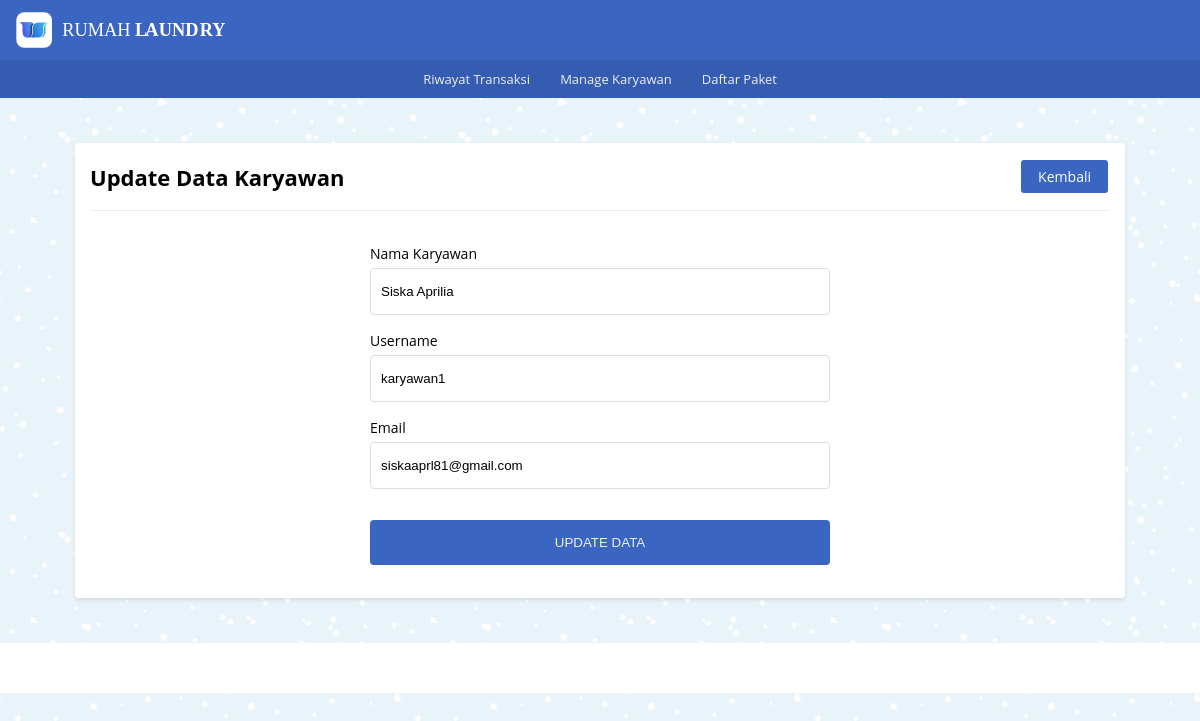
Page /karyawan/edit.php?id_user=11 on the committed database.
### tables this page shows
CREATE TABLE `master` (
  `id_user` int(11) NOT NULL,
  `nama` varchar(100) NOT NULL,
  `email` varchar(100) NOT NULL,
  `username` varchar(20) NOT NULL,
  `password` varchar(255) NOT NULL,
  `level` varchar(20) DEFAULT NULL
);

### _functions.php (called while the page is built, shortened)
<?php
$host	= 'localhost';
$user = 'root';
$pass	= '';
$db	= 'laundry_app';
$koneksi = mysqli_connect($host, $user, $pass, $db);
function query($query)
{
	global $koneksi;
	$result = mysqli_query($koneksi, $query);
	$rows = [];
	while ($row = mysqli_fetch_assoc($result)) {
		$rows[] = $row;
	}
	return $rows;
}

### karyawan/edit.php (the view, shortened to what this page needs)
<?php
	require_once('../_header.php');
	$id_user = $_GET['id_user'];
	$update = query("SELECT * FROM master WHERE id_user='$id_user'")[0];
?>
<div id="tambah_karyawan" class="main-content">
	<div class="container">
		<div class="baris">
			<div class="col mt-2">
				<div class="card">
					<div class="card-title card-flex">
						<div class="card-col">
							<h2>Update Data Karyawan</h2>
						</div>
						<div class="card-col txt-right">
							<a href="karyawan.php" class="btn-xs bg-primary">Kembali</a>
						</div>
					</div>
					<div class="card-body">
						<form action="" method="post" class="form-input">
							<div class="form-grup">
								<label for="nama">Nama Karyawan</label>
								<input type="text" name="nama" placeholder="Nama lengkap" autocomplete="off" id="nama" value="<?= $update['nama'] ?>">
							</div>
							<div class="form-grup">
								<label for="username">Username</label>
								<input type="text" name="username" placeholder="Username" autocomplete="off" id="username" value="<?= $update['username'] ?>">
							</div>
							<div class="form-grup">
								<label for="email">Email</label>
								<input type="text" name="email" placeholder="Email" autocomplete="off" id="email" value="<?= $update['email'] ?>">
							</div>
							<div class="form-grup ">
								<button type="submit" class="mt-1" name="update">Update Data</button>
							</div>
						</form>
					</div>
				</div>
			</div>
		</div>
	</div>
</div>
<?php require_once('../_footer.php') ?>

### _assets/css/style.css (style rules this page uses)
* { margin: 0; padding: 0; box-sizing: border-box; }
html,body { width: 100%; max-width: 100%; position: relative; font-family: 'Open sans', sans-serif; display: flex; flex-direction: column; background-image: url(../img/blue-snow.png); overflow-x: hidden; }
.txt-right { text-align: right; }
.mt-1 { margin-top: 15px }
.mt-2 { margin-top: 30px }
h2 { font-size: 22px; }
.main-content { display: flex; flex-direction: column; }
.container { display: flex; flex-direction: column; width: 1080px; max-width: 100%; margin: auto; padding: 0 15px; min-height: 20px; }
.baris { position: relative; margin: 0 -15px; display: flex; flex-direction: row; flex-wrap: wrap; }
.bg-primary { border: 2px solid #3a66c1; color: #ffffff; background-color: #3a66c1; }
.col { flex: 1; }
.card { background-color: #fff; margin: 15px; padding: 15px; border-radius: 4px; box-shadow: 0 2px 4px rgba(0,0,0,0.10); }
.card-body { position: relative; }
.card-title { padding-bottom: 15px; margin-bottom: 15px; border-bottom: 1px solid #eeeeee; }
.card-flex { display: flex; flex-direction: row; align-items: center; justify-content: space-between; }
.card-col { flex: 1; }
.form-input { width: 480px; margin: auto; display: flex; flex-direction: column; padding: 10px; }
.form-grup { display: flex; flex-direction: column; position: relative; margin: 8px 0; }
.form-grup label { font-size: 14px; margin-bottom: 5px; }
.form-grup input { width: 100%; padding: 15px 10px; border-radius: 4px; border: 1.5px solid #dddddd; outline: none; }
.form-grup button { background-color: #3a66c1; border: 0; color: #eeeeee; padding: 15px; border-radius: 4px; text-transform: uppercase; cursor: pointer; }
.btn-xs { font-size: 14px; display: inline-block; text-decoration: none; padding: 5px 15px; margin: 2px; border-radius: 3px; cursor: pointer; }

### rows in the picture
master: nama "Siska Aprilia", username "karyawan1", email "siskaaprl81@gmail.com"
